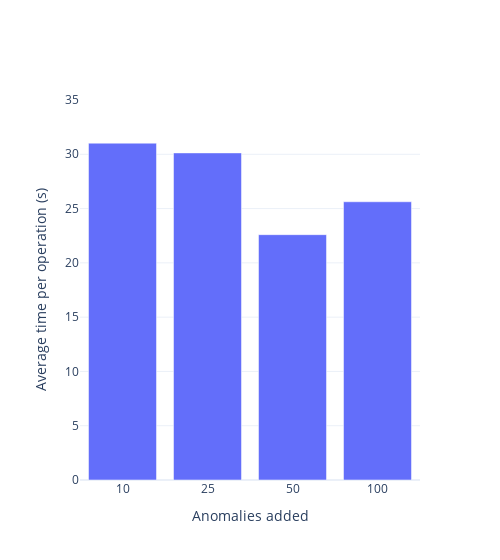

Notebook source saved alongside this figure:
### Markdown cell above
### Adding anomalies

### Code cell
anomalies = [31.024, 30.128, 22.597, 25.627]

addAnomaly(anomalies)

### Figure 1 — Plotly figure (JSON) as saved in the notebook; plotly's stock layout.template omitted (floating-point values rounded to 4 significant figures)
{"data": [{"type": "bar", "x": ["10", "25", "50", "100"], "y": [31.02, 30.13, 22.6, 25.63]}], "layout": {"legend": {"orientation": "h", "y": 1.15}, "width": 500, "xaxis": {"title": {"text": "Anomalies added"}, "type": "category"}, "yaxis": {"dtick": 5, "range": [0, 35], "tick0": 0, "title": {"text": "Average time per operation (s)"}}}}
